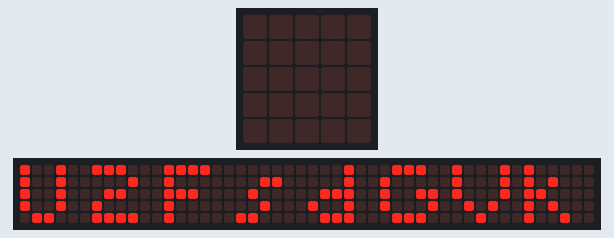
Bench run of a program on a simulated BBC micro:bit (MakeCode). On the bench: the board's 5×5 LED display, a strip that is not on the board, showing the scrolling text unrolled. The 48×5 strip is a reading aid, not a part: it shows the text the display is scrolling, unrolled, one strip-width of it at a time.

Above: at 0.07 s.
At 3.67 s:
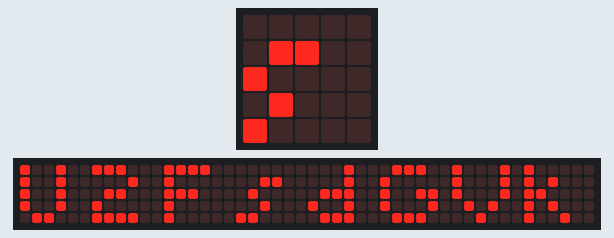
At 7.42 s:
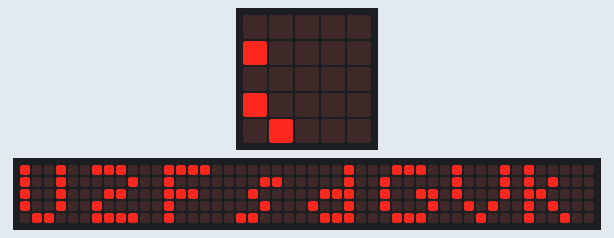
At 14.77 s:
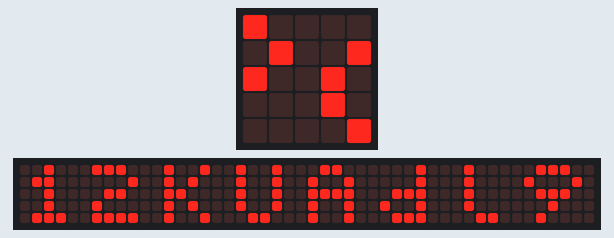
At 22.12 s:
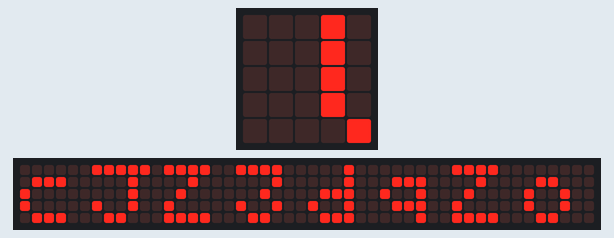
At 29.55 s:
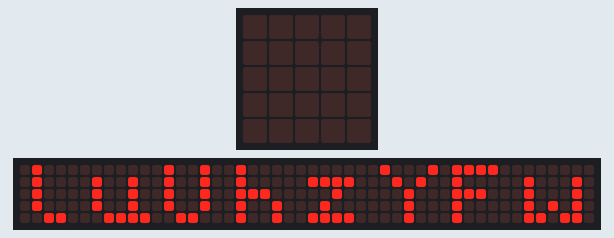

The program:

main.ts
```typescript
// basic.forever(function () {
// basic.showLeds(`
// . . # . .
// . # . # .
// # # # # #
// # . . . #
// . . . . .
// `)
// basic.showLeds(`
// # . . . #
// # . . . #
// . # . # .
// . . # . .
// . . . . .
// `)
// basic.showNumber(0)
// })
// basic.forever(function () {
// basic.showString("123")
// })


basic.forever(function () {
    for (let index = 0; index < 4; index++) {
        basic.showString("U2FsdGVk12KUAdl9cJZ3dqZoluUhzYFw")
    }
})
```

test.ts
```typescript
// 在這裡測試；當此封包作為擴充功能時，將不會編譯此內容。
```
